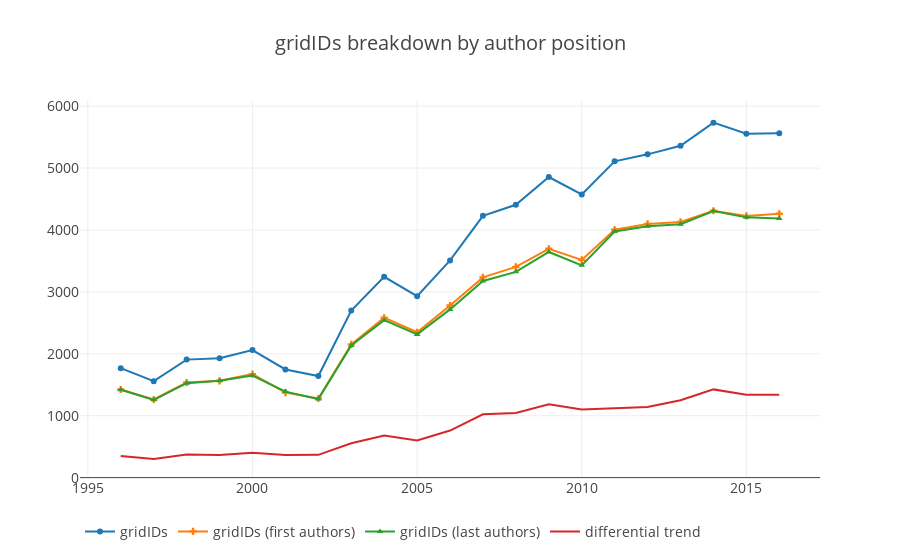

The notebook cell this image was saved under:
### Code cell
macro_gridId = macro.groupby(['year'])['org_gridId'].nunique()
macro_gridId_first = macro_first.groupby(['year'])['org_gridId'].nunique()
macro_gridId_last = macro_last.groupby(['year'])['org_gridId'].nunique()
macro_gridId_diff = macro_gridId - pd.concat([macro_gridId_first, macro_gridId_last], axis=1).mean(axis=1)

trace1 = go.Scatter(x=macro_gridId.index,
                    y=macro_gridId.values,
                    name='gridIDs',
                    marker=dict(symbol='circle'),
                    mode='lines+markers')
                    
trace2 = go.Scatter(x=macro_gridId_first.index,
                    y=macro_gridId_first.values,
                    name='gridIDs (first authors)',
                    marker=dict(symbol='cross'),
                    mode='lines+markers')

trace3 = go.Scatter(x=macro_gridId_last.index,
                    y=macro_gridId_last.values,
                    name='gridIDs (last authors)',
                    marker=dict(symbol='triangle-up'),
                    mode='lines+markers')

trace4 = go.Scatter(x=macro_gridId_diff.index,
                    y=macro_gridId_diff.values,
                    name='differential trend')

layout = go.Layout(title='gridIDs breakdown by author position',
                   legend=dict(orientation='h'),
                   font=dict(size=14))

fig = go.Figure(data=[trace1, trace2, trace3, trace4], layout=layout)
plotly.offline.iplot(fig)

### Figure 1 — Plotly figure (JSON) as saved in the notebook; plotly's stock layout.template omitted (floating-point values rounded to 4 significant figures)
{"data": [{"marker": {"symbol": "circle"}, "mode": "lines+markers", "name": "gridIDs", "type": "scatter", "uid": "668e94c3-5aa3-4c74-8cb0-853ff4c0bd0d", "x": ["1996-01-01", "1997-01-01", "1998-01-01", "1999-01-01", "2000-01-01", "2001-01-01", "2002-01-01", "2003-01-01", "2004-01-01", "2005-01-01", "2006-01-01", "2007-01-01", "2008-01-01", "2009-01-01", "2010-01-01", "2011-01-01", "2012-01-01", "2013-01-01", "2014-01-01", "2015-01-01", "2016-01-01"], "y": [1768, 1558, 1906, 1928, 2061, 1747, 1641, 2699, 3244, 2930, 3509, 4229, 4408, 4855, 4574, 5109, 5222, 5360, 5734, 5554, 5563]}, {"marker": {"symbol": "cross"}, "mode": "lines+markers", "name": "gridIDs (first authors)", "type": "scatter", "uid": "37bebdd7-eb77-4960-a33b-b892248fc3cf", "x": ["1996-01-01", "1997-01-01", "1998-01-01", "1999-01-01", "2000-01-01", "2001-01-01", "2002-01-01", "2003-01-01", "2004-01-01", "2005-01-01", "2006-01-01", "2007-01-01", "2008-01-01", "2009-01-01", "2010-01-01", "2011-01-01", "2012-01-01", "2013-01-01", "2014-01-01", "2015-01-01", "2016-01-01"], "y": [1423, 1262, 1536, 1564, 1671, 1373, 1278, 2152, 2582, 2348, 2780, 3234, 3403, 3697, 3517, 4004, 4098, 4130, 4311, 4227, 4262]}, {"marker": {"symbol": "triangle-up"}, "mode": "lines+markers", "name": "gridIDs (last authors)", "type": "scatter", "uid": "0964ef7c-b5dc-4ac2-8b60-541adff44960", "x": ["1996-01-01", "1997-01-01", "1998-01-01", "1999-01-01", "2000-01-01", "2001-01-01", "2002-01-01", "2003-01-01", "2004-01-01", "2005-01-01", "2006-01-01", "2007-01-01", "2008-01-01", "2009-01-01", "2010-01-01", "2011-01-01", "2012-01-01", "2013-01-01", "2014-01-01", "2015-01-01", "2016-01-01"], "y": [1418, 1256, 1526, 1564, 1648, 1389, 1269, 2135, 2543, 2313, 2717, 3177, 3324, 3645, 3429, 3976, 4061, 4092, 4307, 4204, 4186]}, {"name": "differential trend", "type": "scatter", "uid": "d255c930-cb3e-47d6-afc1-0d99cabea94a", "x": ["1996-01-01", "1997-01-01", "1998-01-01", "1999-01-01", "2000-01-01", "2001-01-01", "2002-01-01", "2003-01-01", "2004-01-01", "2005-01-01", "2006-01-01", "2007-01-01", "2008-01-01", "2009-01-01", "2010-01-01", "2011-01-01", "2012-01-01", "2013-01-01", "2014-01-01", "2015-01-01", "2016-01-01"], "y": [347.5, 299, 375, 364, 401.5, 366, 367.5, 555.5, 681.5, 599.5, 760.5, 1024.0, 1044.0, 1184, 1101, 1119, 1142.0, 1249, 1425, 1338.0, 1339]}], "layout": {"font": {"size": 14}, "legend": {"orientation": "h"}, "title": "gridIDs breakdown by author position"}}
